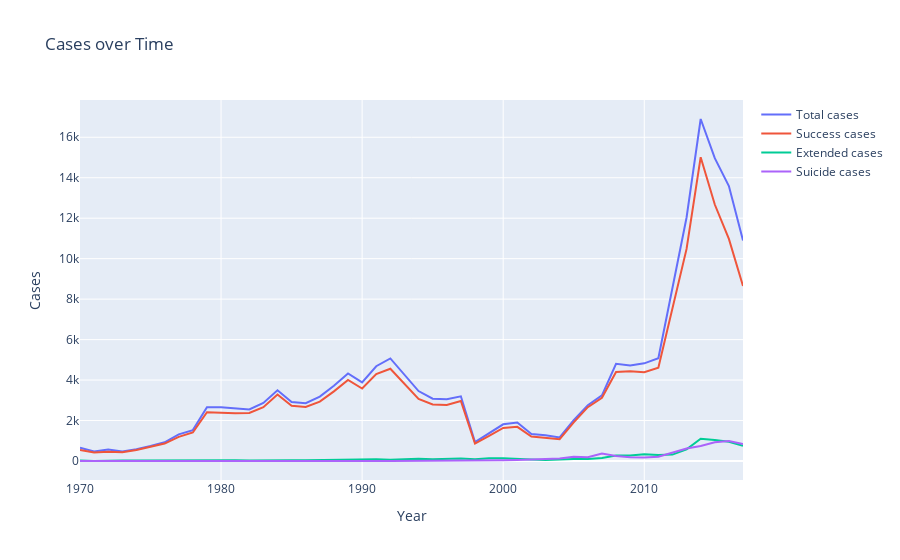

Notebook code for this chart:
### Code cell
# Create a line chart using Plotly
cases_by_year_df = cases_by_year_df.sort_values('iyear', ascending=False)

# Create Scatter traces for extended cases and success cases and suicide cases
total_cases = go.Scatter(x=cases_by_year_df['iyear'], y=cases_by_year_df['Number of Cases'], mode='lines', name='Total cases')
success_cases = go.Scatter(x=cases_by_year_df['iyear'], y=cases_by_year_df['success'], mode='lines', name='Success cases')
extended_cases = go.Scatter(x=cases_by_year_df['iyear'], y=cases_by_year_df['extended'], mode='lines', name='Extended cases')
suicide_cases = go.Scatter(x=cases_by_year_df['iyear'], y=cases_by_year_df['suicide'], mode='lines', name='Suicide cases')

# Add traces to a single Figure object
fig = go.Figure(data=[total_cases, success_cases, extended_cases, suicide_cases])
fig.update_layout(title='Cases over Time', xaxis_title='Year', yaxis_title='Cases')
fig.show()

### Figure 1 — Plotly figure (JSON) as saved in the notebook; plotly's stock layout.template omitted (floating-point values rounded to 4 significant figures)
{"data": [{"mode": "lines", "name": "Total cases", "type": "scatter", "x": [2017, 2016, 2015, 2014, 2013, 2012, 2011, 2010, 2009, 2008, 2007, 2006, 2005, 2004, 2003, 2002, 2001, 2000, 1999, 1998, 1997, 1996, 1995, 1994, 1992, 1991, 1990, 1989, 1988, 1987, 1986, 1985, 1984, 1983, 1982, 1981, 1980, 1979, 1978, 1977, 1976, 1975, 1974, 1973, 1972, 1971, 1970], "y": [10900, 13587, 14965, 16903, 12036, 8522, 5076, 4826, 4721, 4805, 3242, 2758, 2017, 1166, 1278, 1333, 1906, 1814, 1395, 934, 3197, 3058, 3081, 3456, 5071, 4683, 3887, 4324, 3721, 3183, 2860, 2915, 3495, 2870, 2544, 2586, 2662, 2662, 1526, 1319, 923, 740, 581, 473, 568, 471, 651]}, {"mode": "lines", "name": "Success cases", "type": "scatter", "x": [2017, 2016, 2015, 2014, 2013, 2012, 2011, 2010, 2009, 2008, 2007, 2006, 2005, 2004, 2003, 2002, 2001, 2000, 1999, 1998, 1997, 1996, 1995, 1994, 1992, 1991, 1990, 1989, 1988, 1987, 1986, 1985, 1984, 1983, 1982, 1981, 1980, 1979, 1978, 1977, 1976, 1975, 1974, 1973, 1972, 1971, 1970], "y": [8652, 10975, 12676, 15015, 10484, 7600, 4606, 4385, 4430, 4402, 3123, 2660, 1910, 1080, 1149, 1213, 1689, 1637, 1237, 859, 2966, 2770, 2794, 3069, 4560, 4299, 3583, 4008, 3440, 2933, 2670, 2727, 3282, 2660, 2373, 2354, 2387, 2408, 1411, 1191, 861, 705, 545, 433, 452, 420, 549]}, {"mode": "lines", "name": "Extended cases", "type": "scatter", "x": [2017, 2016, 2015, 2014, 2013, 2012, 2011, 2010, 2009, 2008, 2007, 2006, 2005, 2004, 2003, 2002, 2001, 2000, 1999, 1998, 1997, 1996, 1995, 1994, 1992, 1991, 1990, 1989, 1988, 1987, 1986, 1985, 1984, 1983, 1982, 1981, 1980, 1979, 1978, 1977, 1976, 1975, 1974, 1973, 1972, 1971, 1970], "y": [748, 951, 1036, 1100, 575, 318, 299, 331, 278, 276, 151, 93, 103, 69, 53, 74, 121, 141, 135, 84, 122, 93, 81, 109, 64, 90, 75, 74, 62, 37, 37, 42, 30, 37, 20, 40, 32, 45, 33, 36, 27, 25, 19, 30, 8, 6, 29]}, {"mode": "lines", "name": "Suicide cases", "type": "scatter", "x": [2017, 2016, 2015, 2014, 2013, 2012, 2011, 2010, 2009, 2008, 2007, 2006, 2005, 2004, 2003, 2002, 2001, 2000, 1999, 1998, 1997, 1996, 1995, 1994, 1992, 1991, 1990, 1989, 1988, 1987, 1986, 1985, 1984, 1983, 1982, 1981, 1980, 1979, 1978, 1977, 1976, 1975, 1974, 1973, 1972, 1971, 1970], "y": [844, 985, 922, 744, 622, 402, 208, 175, 183, 247, 374, 183, 213, 122, 89, 78, 54, 37, 28, 21, 11, 15, 22, 11, 2, 3, 2, 3, 2, 3, 3, 16, 2, 5, 1, 1, 0, 0, 0, 0, 0, 0, 0, 0, 0, 0, 0]}], "layout": {"title": {"text": "Cases over Time"}, "xaxis": {"title": {"text": "Year"}}, "yaxis": {"title": {"text": "Cases"}}}}
